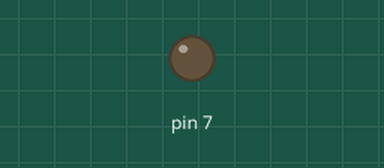
Recording of a sketch running on a simulated Arduino Uno, built with avr-gcc and run on an emulated ATmega328P. On the bench: output pins drawn as LEDs (lit = HIGH). Dashed ring = blinking. At 2.0 s the program stops and its outputs stay as they are.

Above: at 0.5 s.
At 1.85 s:
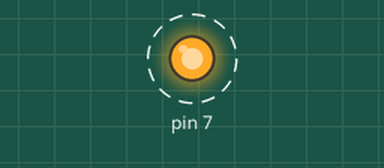
Timing chart, 0 to 3.0 s (numbered marks = the images above):
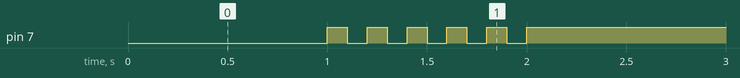

Measured:
- by itself, pin 7: alternates HIGH for 0.10 s and LOW for 0.10 s, 11 changes in all, then stays HIGH

The sketch:

05_practice_2.ino
```cpp
void setup() {
  pinMode(7, OUTPUT);
}

void loop() {
  digitalWrite(7, LOW); //// 1초 동안 켜짐 (Active-Low 방식: LOW = ON)
  delay(1000);

  for (int i = 0; i < 5; i++) { //// 1초 동안 5번 깜빡임
    digitalWrite(7, HIGH);
    delay(100);

    digitalWrite(7, LOW);
    delay(100);
  }
  digitalWrite(7, HIGH); //// 마지막에 꺼짐 (Active-Low 방식: HIGH = OFF)
  while (true); //// 더 이상 실행되지 않음
}
```
